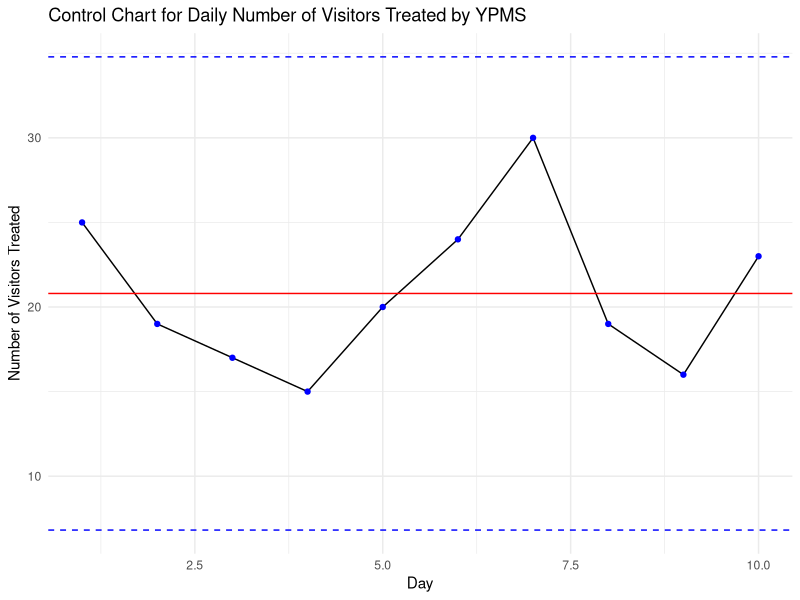

The R source for this figure:
# Load required packages
library(ggplot2)

# Data
day <- 1:10
number_treated <- c(25, 19, 17, 15, 20, 24, 30, 19, 16, 23)

# Calculate mean and standard deviation
mean_value <- mean(number_treated)
std_dev <- sd(number_treated)

# Set control limits
upper_control_limit <- mean_value + 3 * std_dev
lower_control_limit <- mean_value - 3 * std_dev

# Create control chart using ggplot2
control_chart <- ggplot(data = data.frame(day, number_treated),
                        aes(x = day, y = number_treated)) +
   geom_line() +
   geom_point(color = "blue") +
   geom_hline(yintercept = mean_value, linetype = "solid", color = "red") +
   geom_hline(yintercept = c(upper_control_limit, lower_control_limit),
              linetype = "dashed", color = "blue") +
   labs(title = "Control Chart for Daily Number of Visitors Treated by YPMS",
        x = "Day", y = "Number of Visitors Treated") +
   theme_minimal()

# Display the control chart
print(control_chart)
